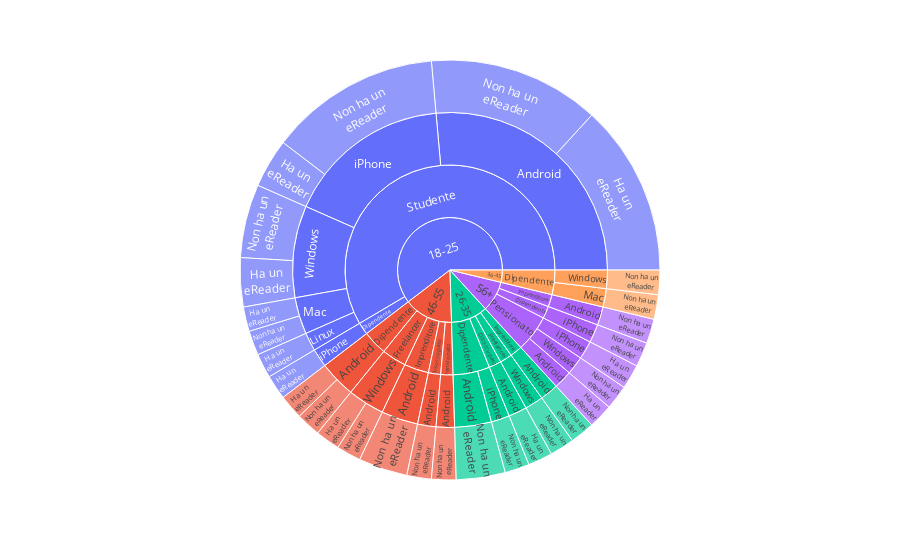
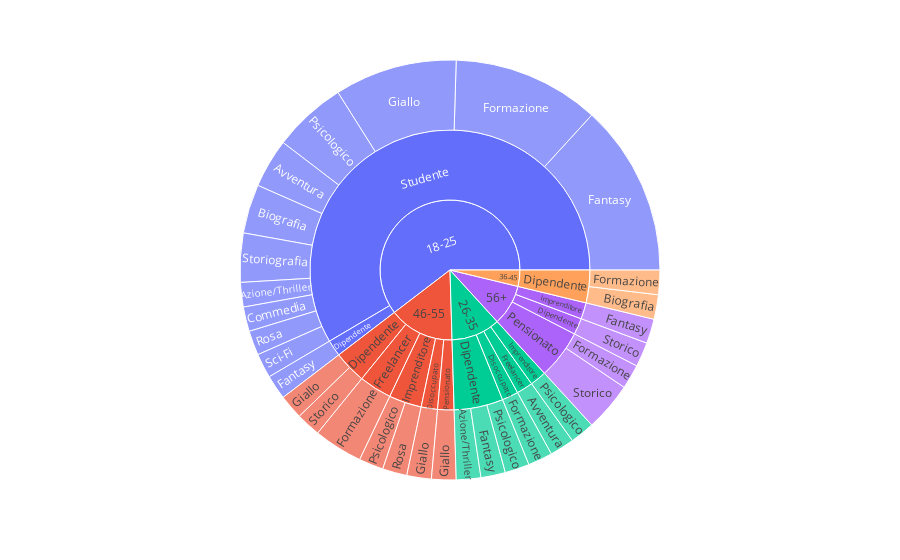

Write notebook code for charts like these, in order.
### Code cell
sunburst_df = df.copy()
sunburst_df["kindle"] = sunburst_df["kindle"].apply({'Si': 'Ha un<br>eReader', 'No': 'Non ha un<br>eReader'}.get)
sunburst_device = px.sunburst(sunburst_df, path=['Età', 'Lavoro', 'device', 'kindle'])
sunburst_device.show()
force = False
if not os.path.isfile('./plot/sunburst_device.html') or force:
    sunburst_device.write_html('./plot/sunburst_device.html')
    sunburst_device.write_image('./plot/sunburst_device.png')
sunburst_genre = px.sunburst(sunburst_df, path=['Età', 'Lavoro', 'Genere letterario preferito'])
sunburst_genre.show()
force = False
if not os.path.isfile('./plot/sunburst_genre.html') or force:
    sunburst_genre.write_html('./plot/sunburst_genre.html')
    sunburst_genre.write_image('./plot/sunburst_genre.png')

### Figure 1 — Plotly figure (JSON) as saved in the notebook; plotly's stock layout.template omitted (floating-point values rounded to 4 significant figures)
{"data": [{"branchvalues": "total", "domain": {"x": [0, 1], "y": [0, 1]}, "hovertemplate": "labels=%{label}<br>count=%{value}<br>parent=%{parent}<br>id=%{id}<extra></extra>", "ids": ["46-55/Dipendente/Android/Ha un<br>eReader", "26-35/Disoccupato/Android/Ha un<br>eReader", "56+/Pensionato/Android/Ha un<br>eReader", "18-25/Studente/Android/Ha un<br>eReader", "18-25/Studente/Linux/Ha un<br>eReader", "18-25/Studente/Mac/Ha un<br>eReader", "46-55/Freelancer/Windows/Ha un<br>eReader", "18-25/Studente/Windows/Ha un<br>eReader", "18-25/Dipendente/iPhone/Ha un<br>eReader", "56+/Pensionato/iPhone/Ha un<br>eReader", "18-25/Studente/iPhone/Ha un<br>eReader", "26-35/Dipendente/Android/Non ha un<br>eReader", "46-55/Dipendente/Android/Non ha un<br>eReader", "46-55/Disoccupato/Android/Non ha un<br>eReader", "26-35/Imprenditore/Android/Non ha un<br>eReader", "46-55/Imprenditore/Android/Non ha un<br>eReader", "56+/Imprenditore/Android/Non ha un<br>eReader", "46-55/Pensionato/Android/Non ha un<br>eReader", "18-25/Studente/Android/Non ha un<br>eReader", "36-45/Dipendente/Mac/Non ha un<br>eReader", "18-25/Studente/Mac/Non ha un<br>eReader", "36-45/Dipendente/Windows/Non ha un<br>eReader", "26-35/Freelancer/Windows/Non ha un<br>eReader", "46-55/Freelancer/Windows/Non ha un<br>eReader", "56+/Pensionato/Windows/Non ha un<br>eReader", "18-25/Studente/Windows/Non ha un<br>eReader", "26-35/Dipendente/iPhone/Non ha un<br>eReader", "56+/Dipendente/iPhone/Non ha un<br>eReader", "18-25/Studente/iPhone/Non ha un<br>eReader", "26-35/Dipendente/Android", "46-55/Dipendente/Android", "26-35/Disoccupato/Android", "46-55/Disoccupato/Android", "26-35/Imprenditore/Android", "46-55/Imprenditore/Android", "56+/Imprenditore/Android", "46-55/Pensionato/Android", "56+/Pensionato/Android", "18-25/Studente/Android", "18-25/Studente/Linux", "36-45/Dipendente/Mac", "18-25/Studente/Mac", "36-45/Dipendente/Windows", "26-35/Freelancer/Windows", "46-55/Freelancer/Windows", "56+/Pensionato/Windows", "18-25/Studente/Windows", "18-25/Dipendente/iPhone", "26-35/Dipendente/iPhone", "56+/Dipendente/iPhone", "56+/Pensionato/iPhone", "18-25/Studente/iPhone", "18-25/Dipendente", "26-35/Dipendente", "36-45/Dipendente", "46-55/Dipendente", "56+/Dipendente", "26-35/Disoccupato", "46-55/Disoccupato", "26-35/Freelancer", "46-55/Freelancer", "26-35/Imprenditore", "46-55/Imprenditore", "56+/Imprenditore", "46-55/Pensionato", "56+/Pensionato", "18-25/Studente", "18-25", "26-35", "36-45", "46-55", "56+"], "labels": ["Ha un<br>eReader", "Ha un<br>eReader", "Ha un<br>eReader", "Ha un<br>eReader", "Ha un<br>eReader", "Ha un<br>eReader", "Ha un<br>eReader", "Ha un<br>eReader", "Ha un<br>eReader", "Ha un<br>eReader", "Ha un<br>eReader", "Non ha un<br>eReader", "Non ha un<br>eReader", "Non ha un<br>eReader", "Non ha un<br>eReader", "Non ha un<br>eReader", "Non ha un<br>eReader", "Non ha un<br>eReader", "Non ha un<br>eReader", "Non ha un<br>eReader", "Non ha un<br>eReader", "Non ha un<br>eReader", "Non ha un<br>eReader", "Non ha un<br>eReader", "Non ha un<br>eReader", "Non ha un<br>eReader", "Non ha un<br>eReader", "Non ha un<br>eReader", "Non ha un<br>eReader", "Android", "Android", "Android", "Android", "Android", "Android", "Android", "Android", "Android", "Android", "Linux", "Mac", "Mac", "Windows", "Windows", "Windows", "Windows", "Windows", "iPhone", "iPhone", "iPhone", "iPhone", "iPhone", "Dipendente", "Dipendente", "Dipendente", "Dipendente", "Dipendente", "Disoccupato", "Disoccupato", "Freelancer", "Freelancer", "Imprenditore", "Imprenditore", "Imprenditore", "Pensionato", "Pensionato", "Studente", "18-25", "26-35", "36-45", "46-55", "56+"], "name": "", "parents": ["46-55/Dipendente/Android", "26-35/Disoccupato/Android", "56+/Pensionato/Android", "18-25/Studente/Android", "18-25/Studente/Linux", "18-25/Studente/Mac", "46-55/Freelancer/Windows", "18-25/Studente/Windows", "18-25/Dipendente/iPhone", "56+/Pensionato/iPhone", "18-25/Studente/iPhone", "26-35/Dipendente/Android", "46-55/Dipendente/Android", "46-55/Disoccupato/Android", "26-35/Imprenditore/Android", "46-55/Imprenditore/Android", "56+/Imprenditore/Android", "46-55/Pensionato/Android", "18-25/Studente/Android", "36-45/Dipendente/Mac", "18-25/Studente/Mac", "36-45/Dipendente/Windows", "26-35/Freelancer/Windows", "46-55/Freelancer/Windows", "56+/Pensionato/Windows", "18-25/Studente/Windows", "26-35/Dipendente/iPhone", "56+/Dipendente/iPhone", "18-25/Studente/iPhone", "26-35/Dipendente", "46-55/Dipendente", "26-35/Disoccupato", "46-55/Disoccupato", "26-35/Imprenditore", "46-55/Imprenditore", "56+/Imprenditore", "46-55/Pensionato", "56+/Pensionato", "18-25/Studente", "18-25/Studente", "36-45/Dipendente", "18-25/Studente", "36-45/Dipendente", "26-35/Freelancer", "46-55/Freelancer", "56+/Pensionato", "18-25/Studente", "18-25/Dipendente", "26-35/Dipendente", "56+/Dipendente", "56+/Pensionato", "18-25/Studente", "18-25", "26-35", "36-45", "46-55", "56+", "26-35", "46-55", "26-35", "46-55", "26-35", "46-55", "56+", "46-55", "56+", "18-25", "", "", "", "", ""], "type": "sunburst", "values": [1, 1, 1, 7, 1, 1, 1, 2, 1, 1, 2, 2, 1, 1, 1, 2, 1, 1, 7, 1, 1, 1, 1, 1, 1, 3, 1, 1, 7, 2, 2, 1, 1, 1, 2, 1, 1, 1, 14, 1, 1, 2, 1, 1, 2, 1, 5, 1, 1, 1, 1, 9, 1, 3, 2, 2, 1, 1, 1, 1, 2, 1, 2, 1, 1, 3, 31, 32, 6, 2, 8, 5]}], "layout": {"legend": {"tracegroupgap": 0}, "margin": {"t": 60}}}

### Figure 2 — Plotly figure (JSON) as saved in the notebook; plotly's stock layout.template omitted (floating-point values rounded to 4 significant figures)
{"data": [{"branchvalues": "total", "domain": {"x": [0, 1], "y": [0, 1]}, "hovertemplate": "labels=%{label}<br>count=%{value}<br>parent=%{parent}<br>id=%{id}<extra></extra>", "ids": ["26-35/Freelancer/Avventura", "18-25/Studente/Avventura", "26-35/Dipendente/Azione/Thriller", "18-25/Studente/Azione/Thriller", "36-45/Dipendente/Biografia", "18-25/Studente/Biografia", "18-25/Studente/Commedia", "18-25/Dipendente/Fantasy", "26-35/Dipendente/Fantasy", "56+/Imprenditore/Fantasy", "18-25/Studente/Fantasy", "36-45/Dipendente/Formazione", "26-35/Disoccupato/Formazione", "46-55/Freelancer/Formazione", "56+/Pensionato/Formazione", "18-25/Studente/Formazione", "46-55/Dipendente/Giallo", "46-55/Disoccupato/Giallo", "46-55/Pensionato/Giallo", "18-25/Studente/Giallo", "26-35/Dipendente/Psicologico", "26-35/Imprenditore/Psicologico", "46-55/Imprenditore/Psicologico", "18-25/Studente/Psicologico", "46-55/Imprenditore/Rosa", "18-25/Studente/Rosa", "18-25/Studente/Sci-Fi", "46-55/Dipendente/Storico", "56+/Dipendente/Storico", "56+/Pensionato/Storico", "18-25/Studente/Storiografia", "18-25/Dipendente", "26-35/Dipendente", "36-45/Dipendente", "46-55/Dipendente", "56+/Dipendente", "26-35/Disoccupato", "46-55/Disoccupato", "26-35/Freelancer", "46-55/Freelancer", "26-35/Imprenditore", "46-55/Imprenditore", "56+/Imprenditore", "46-55/Pensionato", "56+/Pensionato", "18-25/Studente", "18-25", "26-35", "36-45", "46-55", "56+"], "labels": ["Avventura", "Avventura", "Azione/Thriller", "Azione/Thriller", "Biografia", "Biografia", "Commedia", "Fantasy", "Fantasy", "Fantasy", "Fantasy", "Formazione", "Formazione", "Formazione", "Formazione", "Formazione", "Giallo", "Giallo", "Giallo", "Giallo", "Psicologico", "Psicologico", "Psicologico", "Psicologico", "Rosa", "Rosa", "Sci-Fi", "Storico", "Storico", "Storico", "Storiografia", "Dipendente", "Dipendente", "Dipendente", "Dipendente", "Dipendente", "Disoccupato", "Disoccupato", "Freelancer", "Freelancer", "Imprenditore", "Imprenditore", "Imprenditore", "Pensionato", "Pensionato", "Studente", "18-25", "26-35", "36-45", "46-55", "56+"], "name": "", "parents": ["26-35/Freelancer", "18-25/Studente", "26-35/Dipendente", "18-25/Studente", "36-45/Dipendente", "18-25/Studente", "18-25/Studente", "18-25/Dipendente", "26-35/Dipendente", "56+/Imprenditore", "18-25/Studente", "36-45/Dipendente", "26-35/Disoccupato", "46-55/Freelancer", "56+/Pensionato", "18-25/Studente", "46-55/Dipendente", "46-55/Disoccupato", "46-55/Pensionato", "18-25/Studente", "26-35/Dipendente", "26-35/Imprenditore", "46-55/Imprenditore", "18-25/Studente", "46-55/Imprenditore", "18-25/Studente", "18-25/Studente", "46-55/Dipendente", "56+/Dipendente", "56+/Pensionato", "18-25/Studente", "18-25", "26-35", "36-45", "46-55", "56+", "26-35", "46-55", "26-35", "46-55", "26-35", "46-55", "56+", "46-55", "56+", "18-25", "", "", "", "", ""], "type": "sunburst", "values": [1, 2, 1, 1, 1, 2, 1, 1, 1, 1, 7, 1, 1, 2, 1, 6, 1, 1, 1, 5, 1, 1, 1, 3, 1, 1, 1, 1, 1, 2, 2, 1, 3, 2, 2, 1, 1, 1, 1, 2, 1, 2, 1, 1, 3, 31, 32, 6, 2, 8, 5]}], "layout": {"legend": {"tracegroupgap": 0}, "margin": {"t": 60}}}
